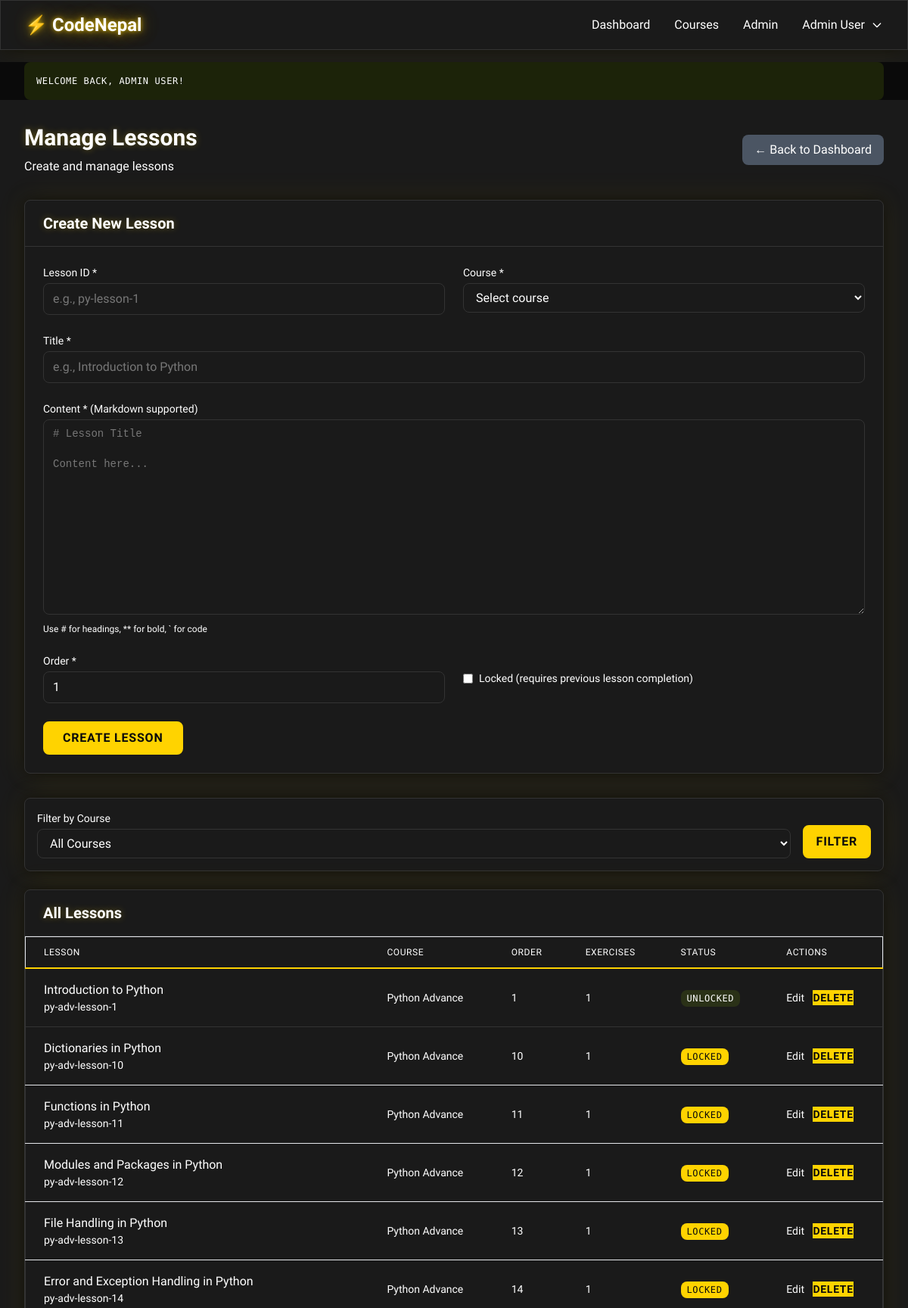
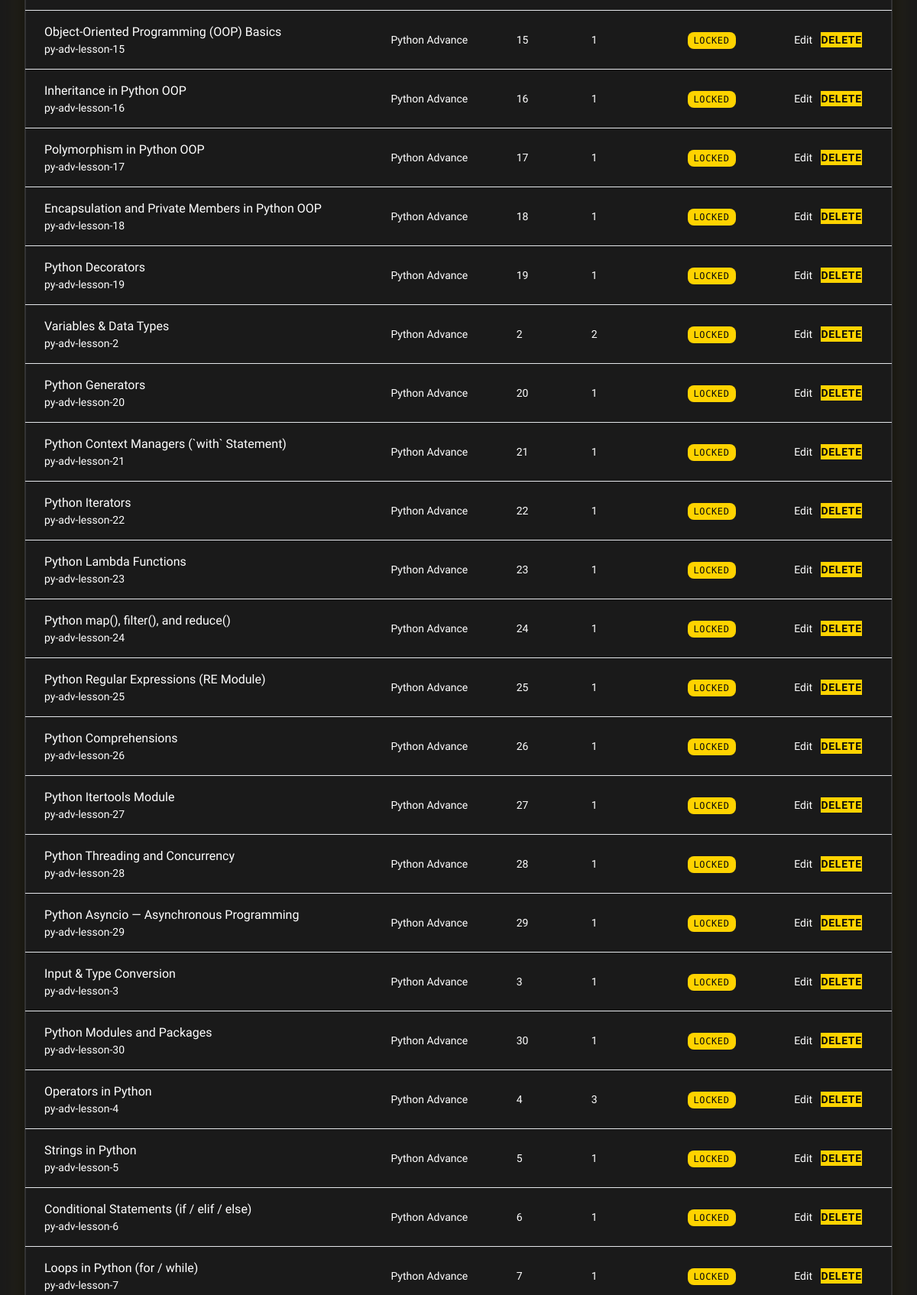
/admin/lessons.php (signed in, upper part), run on the app's committed database (2 pictures, top to bottom).
### tables this page shows
CREATE TABLE `lessons` (
  `id` varchar(50) NOT NULL,
  `course_id` varchar(50) NOT NULL,
  `title` varchar(255) NOT NULL,
  `content` text NOT NULL,
  `order_index` int(11) NOT NULL,
  `is_locked` tinyint(1) DEFAULT 1,
  `created_at` timestamp NOT NULL DEFAULT current_timestamp(),
  `updated_at` timestamp NOT NULL DEFAULT current_timestamp() ON UPDATE current_timestamp()
);

CREATE TABLE `courses` (
  `id` varchar(50) NOT NULL,
  `title` varchar(255) NOT NULL,
  `description` text DEFAULT NULL,
  `language` enum('python','javascript','cpp') NOT NULL,
  `category` enum('beginner','intermediate','advanced') NOT NULL,
  `duration` varchar(50) DEFAULT NULL,
  `thumbnail_url` varchar(500) DEFAULT NULL,
  `is_published` tinyint(1) DEFAULT 0,
  `is_free` tinyint(1) DEFAULT 1,
  `created_at` timestamp NOT NULL DEFAULT current_timestamp(),
  `updated_at` timestamp NOT NULL DEFAULT current_timestamp() ON UPDATE current_timestamp()
);

### config/database.php (called while the page is built, shortened)
<?php
function executeQuery($conn, $sql, $params = [], $types = "") {
    $stmt = $conn->prepare($sql);
    $result = $stmt->execute();
    $metadata = $stmt->result_metadata();
    if ($metadata) {
        return $stmt->get_result();
    }
    return true;
}
function fetchAll($result) {
    $rows = [];
    while ($row = $result->fetch_assoc()) {
        $rows[] = $row;
    }
    return $rows;
}

### admin/lessons.php (the view, shortened to what this page needs)
<?php
require_once __DIR__ . '/../includes/header.php';
$conn = getDBConnection();
$sql = "SELECT id, title FROM courses ORDER BY title";
$result = executeQuery($conn, $sql);
$filterCourse = get('course', '');
$sql = "SELECT l.*, c.title as course_title,
        (SELECT COUNT(*) FROM exercises WHERE lesson_id = l.id) as exercise_count
        FROM lessons l
        JOIN courses c ON l.course_id = c.id";
if ($filterCourse) {
    $sql .= " WHERE l.course_id = ?";
    $result = executeQuery($conn, $sql, [$filterCourse], "s");
} else {
    $result = executeQuery($conn, $sql);
}
$lessons = fetchAll($result);
$editLesson = null;
?>
<div class="max-w-7xl mx-auto px-4 sm:px-6 lg:px-8 py-8">
    <div class="flex items-center justify-between mb-8">
        <div>
            <h1 class="text-3xl font-bold text-gray-900">Manage Lessons</h1>
            <p class="text-gray-600 mt-2">Create and manage lessons</p>
        </div>
        <a href="/admin" class="px-4 py-2 bg-gray-600 text-white rounded-md hover:bg-gray-700">
            ← Back to Dashboard
        </a>
    </div>
    <div class="bg-white rounded-lg shadow mb-8">
        <div class="px-6 py-4 border-b border-gray-200">
            <h2 class="text-xl font-semibold text-gray-900">
                <?php echo $editLesson ? 'Edit Lesson' : 'Create New Lesson'; ?>
            </h2>
        </div>
        <div class="p-6">
            <form method="POST" action="">
                <div class="grid grid-cols-1 md:grid-cols-2 gap-6">
                    <div>
                        <label for="id" class="block text-sm font-medium text-gray-700 mb-1">Lesson ID *</label>
                        <input type="text" id="id" name="id" required
                               value="<?php echo $editLesson ? htmlspecialchars($editLesson['id']) : ''; ?>"
                               <?php echo $editLesson ? 'readonly' : ''; ?>
                               placeholder="e.g., py-lesson-1"
                               class="w-full px-3 py-2 border border-gray-300 rounded-md focus:outline-none focus:ring-blue-500 focus:border-blue-500 <?php echo $editLesson ? 'bg-gray-100' : ''; ?>">
                    </div>
                    <div>
                        <label for="course_id" class="block text-sm font-medium text-gray-700 mb-1">Course *</label>
                        <select id="course_id" name="course_id" required
                                class="w-full px-3 py-2 border border-gray-300 rounded-md focus:outline-none focus:ring-blue-500 focus:border-blue-500">
                            <option value="">Select course</option>
                        </select>
                    </div>
                    <div class="md:col-span-2">
                        <label for="title" class="block text-sm font-medium text-gray-700 mb-1">Title *</label>
                        <input type="text" id="title" name="title" required
                               value="<?php echo $editLesson ? htmlspecialchars($editLesson['title']) : ''; ?>"
                               placeholder="e.g., Introduction to Python"
                               class="w-full px-3 py-2 border border-gray-300 rounded-md focus:outline-none focus:ring-blue-500 focus:border-blue-500">
                    </div>
                    <div class="md:col-span-2">
                        <label for="content" class="block text-sm font-medium text-gray-700 mb-1">Content * (Markdown supported)</label>
                        <textarea id="content" name="content" rows="12" required
                                  placeholder="# Lesson Title&#10;&#10;Content here..."
                                  class="w-full px-3 py-2 border border-gray-300 rounded-md focus:outline-none focus:ring-blue-500 focus:border-blue-500 font-mono text-sm"><?php echo $editLesson ? htmlspecialchars($editLesson['content']) : ''; ?></textarea>
                        <p class="text-xs text-gray-500 mt-1">Use # for headings, ** for bold, ` for code</p>
                    </div>
                    <div>
                        <label for="order_index" class="block text-sm font-medium text-gray-700 mb-1">Order *</label>
                        <input type="number" id="order_index" name="order_index" required min="1"
                               value="<?php echo $editLesson ? $editLesson['order_index'] : '1'; ?>"
                               class="w-full px-3 py-2 border border-gray-300 rounded-md focus:outline-none focus:ring-blue-500 focus:border-blue-500">
                    </div>
                    <div class="flex items-center">
                        <label class="flex items-center">
                            <input type="checkbox" name="is_locked" value="1"
                                   <?php echo ($editLesson && $editLesson['is_locked']) ? 'checked' : ''; ?>
                                   class="rounded border-gray-300 text-blue-600 focus:ring-blue-500">
                            <span class="ml-2 text-sm text-gray-700">Locked (requires previous lesson completion)</span>
                        </label>
                    </div>
                </div>
                <div class="mt-6 flex gap-3">
                    <button type="submit" class="px-6 py-2 bg-blue-600 text-white rounded-md hover:bg-blue-700 font-medium">
                        <?php echo $editLesson ? 'Update Lesson' : 'Create Lesson'; ?>
                    </button>
                </div>
            </form>
        </div>
    </div>
    <div class="bg-white rounded-lg shadow p-4 mb-6">
        <form method="GET" action="" class="flex items-end gap-4">
            <div class="flex-1">
                <label for="filter_course" class="block text-sm font-medium text-gray-700 mb-1">Filter by Course</label>
                <select id="filter_course" name="course"
                        class="w-full px-3 py-2 border border-gray-300 rounded-md focus:outline-none focus:ring-blue-500 focus:border-blue-500">
                    <option value="">All Courses</option>
                </select>
            </div>
            <button type="submit" class="px-4 py-2 bg-blue-600 text-white rounded-md hover:bg-blue-700">
                Filter
            </button>
        </form>
    </div>
    <div class="bg-white rounded-lg shadow">
        <div class="px-6 py-4 border-b border-gray-200">
            <h2 class="text-xl font-semibold text-gray-900">All Lessons</h2>
        </div>
        <div class="overflow-x-auto">
            <table class="min-w-full divide-y divide-gray-200">
                <thead class="bg-gray-50">
                    <tr>
                        <th class="px-6 py-3 text-left text-xs font-medium text-gray-500 uppercase tracking-wider">Lesson</th>
                        <th class="px-6 py-3 text-left text-xs font-medium text-gray-500 uppercase tracking-wider">Course</th>
                        <th class="px-6 py-3 text-left text-xs font-medium text-gray-500 uppercase tracking-wider">Order</th>
                        <th class="px-6 py-3 text-left text-xs font-medium text-gray-500 uppercase tracking-wider">Exercises</th>
                        <th class="px-6 py-3 text-left text-xs font-medium text-gray-500 uppercase tracking-wider">Status</th>
                        <th class="px-6 py-3 text-left text-xs font-medium text-gray-500 uppercase tracking-wider">Actions</th>
                    </tr>
                </thead>
                <tbody class="bg-white divide-y divide-gray-200">
                    <?php if (empty($lessons)): ?>
                    <tr>
                        <td colspan="6" class="px-6 py-4 text-center text-gray-500">No lessons yet</td>
                    </tr>
                    <?php else: ?>
                        <?php foreach ($lessons as $lesson): ?>
                        <tr>
                            <td class="px-6 py-4">
                                <div class="font-medium text-gray-900"><?php echo htmlspecialchars($lesson['title']); ?></div>
                                <div class="text-sm text-gray-500"><?php echo htmlspecialchars($lesson['id']); ?></div>
                            </td>
                            <td class="px-6 py-4 text-sm text-gray-900"><?php echo htmlspecialchars($lesson['course_title']); ?></td>
                            <td class="px-6 py-4 text-sm text-gray-900"><?php echo $lesson['order_index']; ?></td>
                            <td class="px-6 py-4 text-sm text-gray-900"><?php echo $lesson['exercise_count']; ?></td>
                            <td class="px-6 py-4">
                                <span class="px-2 py-1 text-xs rounded <?php echo $lesson['is_locked'] ? 'bg-yellow-100 text-yellow-700' : 'bg-green-100 text-green-700'; ?>">
                                    <?php echo $lesson['is_locked'] ? 'Locked' : 'Unlocked'; ?>
                                </span>
                            </td>
                            <td class="px-6 py-4 text-sm space-x-2">
                                <a href="?edit=<?php echo urlencode($lesson['id']); ?>" class="text-blue-600 hover:text-blue-800">Edit</a>
                                <form method="POST" action="" class="inline" onsubmit="return confirm('Delete this lesson? All exercises will be deleted.');">
                                    <button type="submit" class="text-red-600 hover:text-red-800">Delete</button>
                                </form>
                            </td>
                        </tr>
                        <?php endforeach; ?>
                    <?php endif; ?>
                </tbody>
            </table>
        </div>
    </div>
</div>
<?php require_once __DIR__ . '/../includes/footer.php'; ?>

### includes/header.php (style rules this page uses)
.bg-blue-50, .bg-blue-100, .bg-blue-200, .bg-blue-300, .bg-blue-400, .bg-blue-500, .bg-blue-600:not(.view-all-courses-btn), .bg-blue-700:not(.view-all-courses-btn), .bg-blue-800, .bg-blue-900 { background-color: #FFD300 !important; color: #0A0A0A !important; }
.bg-blue-600.text-white:not(.view-all-courses-btn), .bg-blue-700.text-white:not(.view-all-courses-btn), .bg-blue-500.text-white { color: #0A0A0A !important; }

### data on the page
lessons: title "Introduction to Python", id "py-adv-lesson-1", course.title "Python Advance", order_index "1", exercise_count "1", is_locked "UNLOCKED"
lessons: title "Dictionaries in Python", id "py-adv-lesson-10", course.title "Python Advance", order_index "10", exercise_count "1", is_locked "LOCKED"
lessons: title "Functions in Python", id "py-adv-lesson-11", course.title "Python Advance", order_index "11", exercise_count "1", is_locked "LOCKED"
lessons: title "Modules and Packages in Python", id "py-adv-lesson-12", course.title "Python Advance", order_index "12", exercise_count "1", is_locked "LOCKED"
lessons: title "File Handling in Python", id "py-adv-lesson-13", course.title "Python Advance", order_index "13", exercise_count "1", is_locked "LOCKED"
lessons: title "Error and Exception Handling in Python", id "py-adv-lesson-14", course.title "Python Advance", order_index "14", exercise_count "1", is_locked "LOCKED"
lessons: title "Object-Oriented Programming (OOP) Basics", id "py-adv-lesson-15", course.title "Python Advance", order_index "15", exercise_count "1", is_locked "LOCKED"
lessons: title "Inheritance in Python OOP", id "py-adv-lesson-16", course.title "Python Advance", order_index "16", exercise_count "1", is_locked "LOCKED"
lessons: title "Polymorphism in Python OOP", id "py-adv-lesson-17", course.title "Python Advance", order_index "17", exercise_count "1", is_locked "LOCKED"
lessons: title "Encapsulation and Private Members in Python OOP", id "py-adv-lesson-18", course.title "Python Advance", order_index "18", exercise_count "1", is_locked "LOCKED"
lessons: title "Python Decorators", id "py-adv-lesson-19", course.title "Python Advance", order_index "19", exercise_count "1", is_locked "LOCKED"
lessons: title "Variables & Data Types", id "py-adv-lesson-2", course.title "Python Advance", order_index "2", exercise_count "2", is_locked "LOCKED"
lessons: title "Python Generators", id "py-adv-lesson-20", course.title "Python Advance", order_index "20", exercise_count "1", is_locked "LOCKED"
lessons: title "Python Context Managers (`with` Statement)", id "py-adv-lesson-21", course.title "Python Advance", order_index "21", exercise_count "1", is_locked "LOCKED"
lessons: title "Python Iterators", id "py-adv-lesson-22", course.title "Python Advance", order_index "22", exercise_count "1", is_locked "LOCKED"
lessons: title "Python Lambda Functions", id "py-adv-lesson-23", course.title "Python Advance", order_index "23", exercise_count "1", is_locked "LOCKED"
lessons: title "Python map(), filter(), and reduce()", id "py-adv-lesson-24", course.title "Python Advance", order_index "24", exercise_count "1", is_locked "LOCKED"
lessons: title "Python Regular Expressions (RE Module)", id "py-adv-lesson-25", course.title "Python Advance", order_index "25", exercise_count "1", is_locked "LOCKED"
lessons: title "Python Comprehensions", id "py-adv-lesson-26", course.title "Python Advance", order_index "26", exercise_count "1", is_locked "LOCKED"
lessons: title "Python Itertools Module", id "py-adv-lesson-27", course.title "Python Advance", order_index "27", exercise_count "1", is_locked "LOCKED"
lessons: title "Python Threading and Concurrency", id "py-adv-lesson-28", course.title "Python Advance", order_index "28", exercise_count "1", is_locked "LOCKED"
lessons: title "Python Asyncio — Asynchronous Programming", id "py-adv-lesson-29", course.title "Python Advance", order_index "29", exercise_count "1", is_locked "LOCKED"
lessons: title "Input & Type Conversion", id "py-adv-lesson-3", course.title "Python Advance", order_index "3", exercise_count "1", is_locked "LOCKED"
lessons: title "Python Modules and Packages", id "py-adv-lesson-30", course.title "Python Advance", order_index "30", exercise_count "1", is_locked "LOCKED"
lessons: title "Operators in Python", id "py-adv-lesson-4", course.title "Python Advance", order_index "4", exercise_count "3", is_locked "LOCKED"
lessons: title "Strings in Python", id "py-adv-lesson-5", course.title "Python Advance", order_index "5", exercise_count "1", is_locked "LOCKED"
lessons: title "Conditional Statements (if / elif / else)", id "py-adv-lesson-6", course.title "Python Advance", order_index "6", exercise_count "1", is_locked "LOCKED"
lessons: title "Loops in Python (for / while)", id "py-adv-lesson-7", course.title "Python Advance", order_index "7", exercise_count "1", is_locked "LOCKED"

### other printed values
$currentUser['name'] "Admin User"
$flashMessage['message'] "WELCOME BACK, ADMIN USER!"
